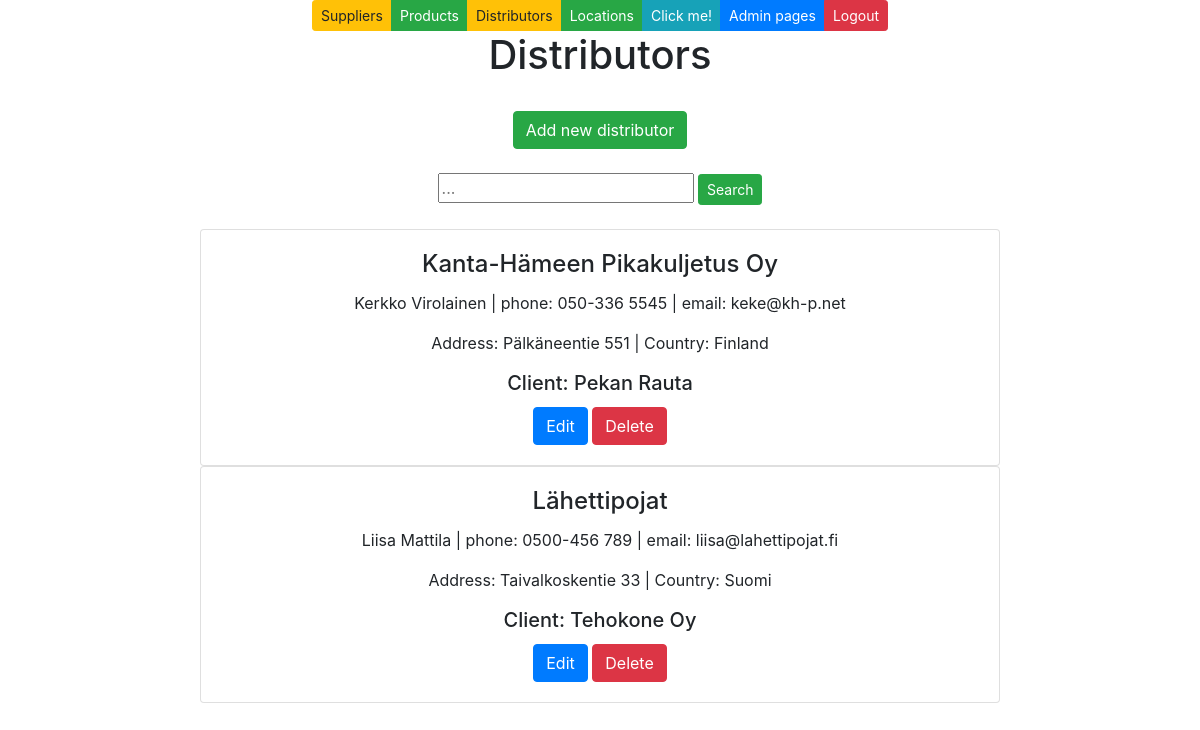
Screenshot of /distributors/ with the database file from the repository.
### app/models.py (models this page shows, shortened)
class Distributor(models.Model):
    companyname = models.CharField(max_length = 50, default="firma")
    contactname = models.CharField(max_length = 50, default="firma")
    address = models.CharField(max_length = 100, default="firma")
    phone = models.CharField(max_length = 20, default="firma")
    email = models.CharField(max_length = 50, default="firma")
    country = models.CharField(max_length = 50, default="firma")
    location = models.ForeignKey(Location, on_delete=models.CASCADE, default =1)

class Location(models.Model):
    name = models.CharField(max_length = 50, default="firma")
    address = models.CharField(max_length = 50, default="firma")
    postalcode = models.CharField(max_length = 100, default="firma")

### app/views.py (the view)
# urls.py: path('distributors/', distributorlistview),
def distributorlistview(request):
    distributorlist = Distributor.objects.all()
    locationlist = Location.objects.all()
    context ={'distributors': distributorlist, 'locations': locationlist}
    return render(request, 'distributorlist.html', context)

### app/templates/distributorlist.html (shortened to what this page needs)
{% extends 'index.html' %}
{% block content %}
<h1>Distributors</h1>
<br />
<button id="add-btn" class="btn btn-success" onclick="showaddform()">Add new distributor</button>
<br />
<br />
<form method="post" action="/search-distributors/">
    <input class="card-text" class="card-text" type="text" placeholder="..." name="search">
    <input type="submit" value="Search" class="btn btn-success btn-sm" name="">
</form>
<br />
{% for d in distributors %}
<div id="list">
    <div class="card" style="width: 50rem;">
        <div class="card-body">
            <h4 class="card-title">{{d.companyname}}</h4>
            <p class="card-text">{{d.contactname}} | phone: {{d.phone}} | email: {{d.email}} </p>
            <p class="card-text">Address: {{d.address}} | Country: {{d.country}}</p>
            <h5 class="card-title">Client: {{d.location.name}}</h5>
            <a href="/edit-distributor-get/{{d.id}}/" class="btn btn-primary">Edit</a>
            <a href="/confirm-delete-distributor/{{d.id}}/" class="btn btn-danger">Delete</a>
        </div>
    </div>
    {% empty %}
    <h2>Ei mitään täällä!</h2>
</div>
{%endfor%}
{% endblock %}

### rows the page displays
Distributor: companyname "Kanta-Hämeen Pikakuljetus Oy", contactname "Kerkko Virolainen", phone "050-336 5545", email "keke@kh-p.net", address "Pälkäneentie 551", country "Finland", location.name "Pekan Rauta"
Distributor: companyname "Lähettipojat", contactname "Liisa Mattila", phone "0500-456 789", email "liisa@lahettipojat.fi", address "Taivalkoskentie 33", country "Suomi", location.name "Tehokone Oy"
